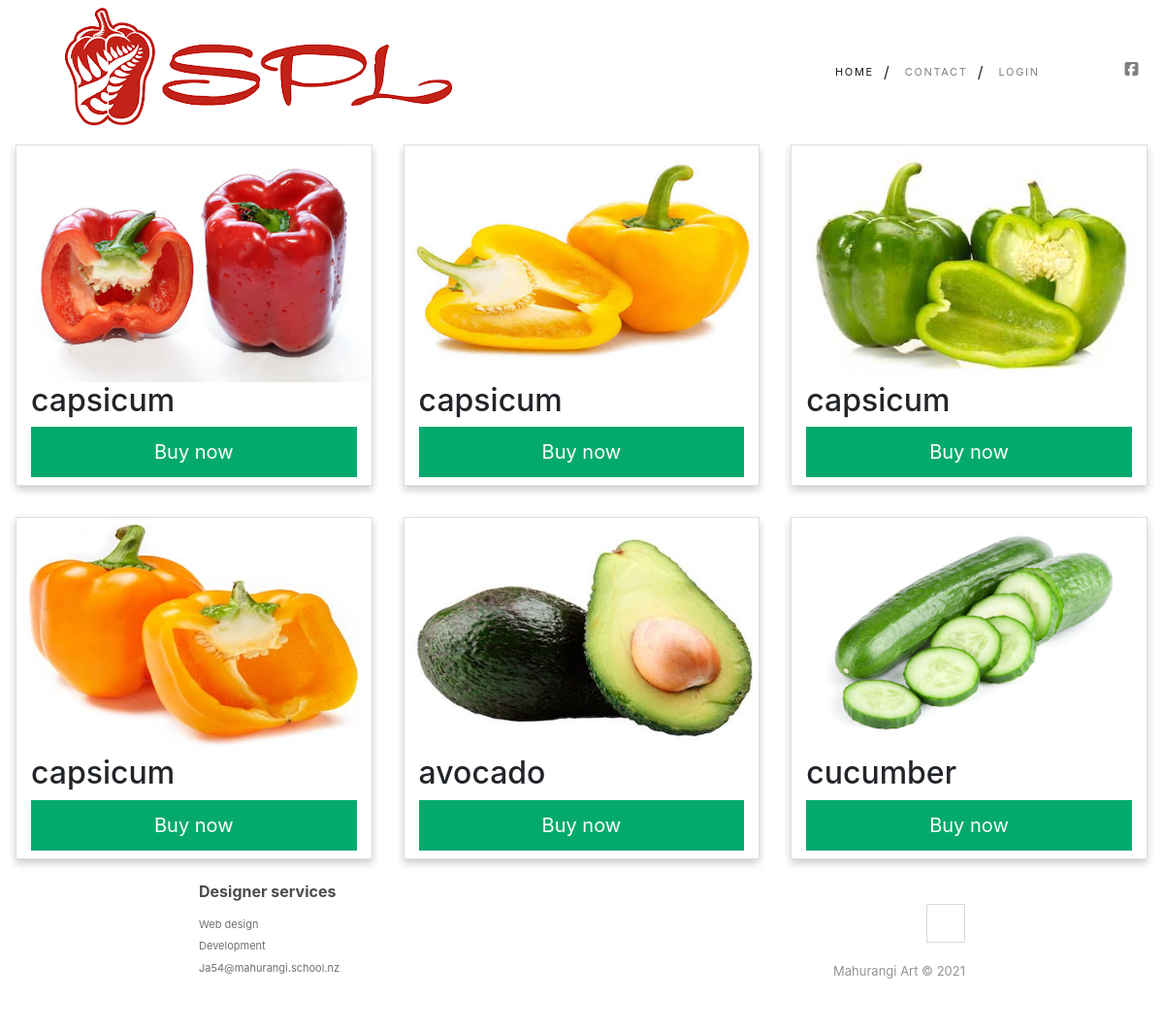
Screenshot of /Pages/shop.php with the database file from the repository.
### tables this page shows
CREATE TABLE `product` (
  `product_id` int(11) NOT NULL,
  `fruit` varchar(50) NOT NULL,
  `color` varchar(50) NOT NULL,
  `weight` varchar(10) NOT NULL,
  `price` int(10) NOT NULL,
  `image` varchar(100) DEFAULT NULL
);

### Pages/shop.php (the view, shortened to what this page needs)
<?php include("setup.php");?>
<?php include("head_nav.php");?>
<?php
    $sql = "SELECT * FROM product";
    $result = $conn->query($sql);
    if ($result->num_rows > 0) {
      while($row = $result->fetch_assoc()) {
        $fruit=$row["fruit"];
        $product_id=$row["product_id"];
        $image=$row["image"];
        ?>
    <div class="column">
      <div class="card">
        <img src=" ../images/<?php echo $image ;?>" alt="Capsicum" style="width:100%;">
        <div class="container">
        <h2><?php echo $fruit ?></h2>
        <h5><button type="button" onclick="location.href='capshop.php?product_id=<?php print $product_id;?>';">Buy now</button></h5>
      </div>
    </div>
  </div>
  <?php
      }
    }?>

### Pages/head_nav.php (shortened to what this page needs)
<!DOCTYPE html>
<html lang="en">
<head>
  <link rel="stylesheet" href="https://maxcdn.bootstrapcdn.com/bootstrap/4.5.2/css/bootstrap.min.css">
</head>
<nav class="navbar sticky-top navbar-expand-md navbar-light nav">
  <a href="index.php"><img class="logo" src="../images/logo.png"></a>
  <div class="collapse navbar-collapse" id="navbarNav">
    <ul class="nav navbar-nav navbar-primary w-100 ml-auto">
      <li class="nav-item">
        <a class="nav-link active" href="index.php">
          <span>Home</span>
        </a>
      </li>
      <li class="nav-item">
        <a class="nav-link" href="contact.php">
          <span>Contact</span></a>
      </li>
      <?php if(isset($_SESSION['loggedin'])){} else {?>
      <li class="nav-item">
        <a class="nav-link" href="../admin/login.php">
          <span>Login</span>
        </a>
      </li>
      <?php } ?>
    </ul>
    <ul class="nav navbar-nav navbar-secondary flex-row justify-content-center flex-nowrap">
      <li class="nav-item">
        <a class="nav-link nav-social-icon" target="_blank" href="https://www.facebook.com/MahurangiCollege/"><i class="fa fa-facebook-square"></i></a>
      </li>
  </div>
</nav>

### css/style.css (style rules this page uses)
body { margin: 0; font-family: Helvetica, sans-serif; background-color: #f4f4f4; }
.container { padding: 0 16px; }
.container::after, .row::after { content: ""; clear: both; display: table; }
.footer-clean { padding:50px 0; background-color:#fff; color:#4b4c4d; }
.footer-clean h3 { margin-top:0; margin-bottom:12px; font-weight:bold; font-size:16px; }
.footer-clean ul { padding:0; list-style:none; line-height:1.6; font-size:14px; margin-bottom:0; }
.footer-clean ul a { color:inherit; text-decoration:none; opacity:0.8; }
.footer-clean .item.social { text-align:right; }
.footer-clean .item.social > a { font-size:24px; width:40px; height:40px; line-height:40px; display:inline-block; text-align:center; border-radius:50%; border:1px solid #ccc; margin-left:10px; margin-top:22px; color:inherit; opacity:0.75; }
.footer-clean .copyright { margin-top:14px; margin-bottom:0; font-size:13px; opacity:0.6; }
*, *:before, *:after { box-sizing: inherit; }
.column { float: left; width: 33.3%; margin-bottom: 16px; padding: 0 8px; }
.card { box-shadow: 0 4px 8px 0 rgba(0, 0, 0, 0.2); margin: 8px; }
button { background-color: #04AA6D; color: white; padding: 14px 20px; margin: 8px 0; border: none; cursor: pointer; width: 100%; }
.nav { background-color:white; }
a { font-size: 11px; text-decoration: none !important; }
a { color: black; }
* { border-radius: 0 !important; }
.navbar-primary { justify-content: flex-end; margin: auto 4rem; }
.navbar-primary .nav-item { margin: 0 0.5rem; }
.navbar .navbar-nav .nav-link { color: black; letter-spacing: 0.15em; text-transform: uppercase; }
.nav-item { position: relative; }
.navbar-primary .nav-item:after { content: "/"; position: absolute; top: 0.25rem; left: auto; right: -0.5rem; }
.navbar-primary .nav-item:last-child:after { content: none; }
.navbar-primary .nav-link:before { content: ""; position: absolute; bottom: 0; left: 0.5rem; width: 0%; border-bottom: 1px solid black; transition: 0.4s; }
.nav-social-icon { font-size: 16px; }
.logo { padding-left: 50px; }

### rows the page displays
product: image (picture), fruit "capsicum"
product: image (picture), fruit "capsicum"
product: image (picture), fruit "capsicum"
product: image (picture), fruit "capsicum"
product: image (picture), fruit "avocado"
product: image (picture), fruit "cucumber"
